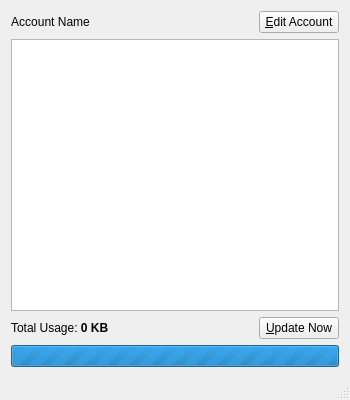
<?xml version="1.0" encoding="UTF-8"?>
<ui version="4.0">
 <class>MainWindow</class>
 <widget class="QMainWindow" name="MainWindow">
  <property name="geometry">
   <rect>
    <x>0</x>
    <y>0</y>
    <width>350</width>
    <height>400</height>
   </rect>
  </property>
  <property name="minimumSize">
   <size>
    <width>350</width>
    <height>400</height>
   </size>
  </property>
  <property name="maximumSize">
   <size>
    <width>350</width>
    <height>16777215</height>
   </size>
  </property>
  <property name="windowTitle">
   <string>MainWindow</string>
  </property>
  <widget class="QWidget" name="centralWidget">
   <layout class="QGridLayout" name="gridLayout">
    <item row="0" column="0">
     <layout class="QHBoxLayout" name="horizontalLayout_2">
      <item>
       <widget class="QLabel" name="accountName">
        <property name="text">
         <string>Account Name</string>
        </property>
        <property name="scaledContents">
         <bool>false</bool>
        </property>
        <property name="alignment">
         <set>Qt::AlignCenter</set>
        </property>
       </widget>
      </item>
      <item>
       <spacer name="horizontalSpacer_2">
        <property name="orientation">
         <enum>Qt::Horizontal</enum>
        </property>
        <property name="sizeHint" stdset="0">
         <size>
          <width>40</width>
          <height>20</height>
         </size>
        </property>
       </spacer>
      </item>
      <item>
       <widget class="QPushButton" name="editAccount">
        <property name="text">
         <string>&amp;Edit Account</string>
        </property>
       </widget>
      </item>
     </layout>
    </item>
    <item row="1" column="0">
     <widget class="QTreeView" name="treeView"/>
    </item>
    <item row="2" column="0">
     <layout class="QHBoxLayout" name="horizontalLayout">
      <item>
       <widget class="QLabel" name="totalLabel">
        <property name="text">
         <string>Total Usage: &lt;b&gt;0 KB&lt;/b&gt;</string>
        </property>
       </widget>
      </item>
      <item>
       <spacer name="horizontalSpacer">
        <property name="orientation">
         <enum>Qt::Horizontal</enum>
        </property>
        <property name="sizeHint" stdset="0">
         <size>
          <width>40</width>
          <height>20</height>
         </size>
        </property>
       </spacer>
      </item>
      <item>
       <widget class="QPushButton" name="updateButton">
        <property name="text">
         <string>&amp;Update Now</string>
        </property>
       </widget>
      </item>
     </layout>
    </item>
    <item row="3" column="0">
     <widget class="QProgressBar" name="progressBar">
      <property name="enabled">
       <bool>true</bool>
      </property>
      <property name="maximum">
       <number>0</number>
      </property>
      <property name="value">
       <number>-1</number>
      </property>
     </widget>
    </item>
   </layout>
  </widget>
  <widget class="QStatusBar" name="statusBar">
   <property name="enabled">
    <bool>true</bool>
   </property>
  </widget>
  <widget class="QMenuBar" name="menuBar">
   <property name="geometry">
    <rect>
     <x>0</x>
     <y>0</y>
     <width>350</width>
     <height>25</height>
    </rect>
   </property>
  </widget>
  <action name="actionAccount">
   <property name="text">
    <string>Account</string>
   </property>
   <property name="toolTip">
    <string>Edit your account</string>
   </property>
   <property name="shortcut">
    <string>Ctrl+Alt+A</string>
   </property>
  </action>
  <action name="actionQuit">
   <property name="text">
    <string>Quit</string>
   </property>
   <property name="shortcut">
    <string>Ctrl+Q</string>
   </property>
  </action>
  <action name="actionUpdate">
   <property name="text">
    <string>Update</string>
   </property>
   <property name="toolTip">
    <string>Update your usage list</string>
   </property>
   <property name="shortcut">
    <string>Ctrl+U</string>
   </property>
  </action>
 </widget>
 <layoutdefault spacing="6" margin="11"/>
 <resources/>
 <connections>
  <connection>
   <sender>editAccount</sender>
   <signal>clicked()</signal>
   <receiver>actionAccount</receiver>
   <slot>trigger()</slot>
   <hints>
    <hint type="sourcelabel">
     <x>174</x>
     <y>73</y>
    </hint>
    <hint type="destinationlabel">
     <x>-1</x>
     <y>-1</y>
    </hint>
   </hints>
  </connection>
  <connection>
   <sender>actionQuit</sender>
   <signal>triggered()</signal>
   <receiver>MainWindow</receiver>
   <slot>close()</slot>
   <hints>
    <hint type="sourcelabel">
     <x>-1</x>
     <y>-1</y>
    </hint>
    <hint type="destinationlabel">
     <x>174</x>
     <y>199</y>
    </hint>
   </hints>
  </connection>
  <connection>
   <sender>updateButton</sender>
   <signal>clicked()</signal>
   <receiver>actionUpdate</receiver>
   <slot>trigger()</slot>
   <hints>
    <hint type="sourcelabel">
     <x>286</x>
     <y>353</y>
    </hint>
    <hint type="destinationlabel">
     <x>-1</x>
     <y>-1</y>
    </hint>
   </hints>
  </connection>
 </connections>
</ui>
